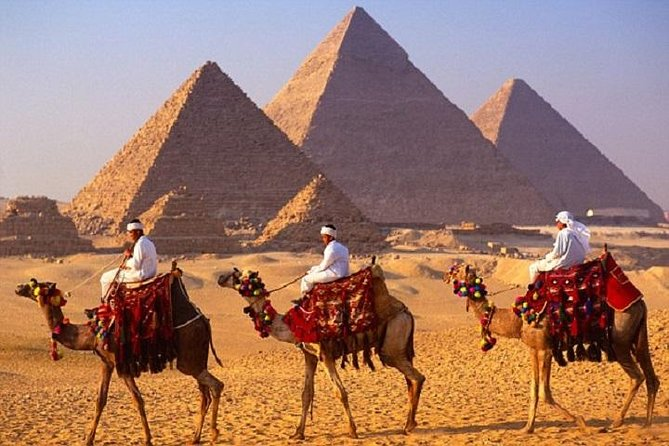
#> input picture evrisimsel_sinir_aglari/nesne_tespiti/pyramids.jpg, 669 x 446 px
$ python selective_search.py
#> lines starting #> are read from the running program, lines starting #| are printed output that depends on the picture; after the words box and inside, x2 and y2 are one past the last pixel; in counts of white or black regions, pixels touching at a corner belong together
import cv2
import random

image = cv2.imread("pyramids.jpg")
#> image is the input picture: shape (446, 669, 3); mean B, G, R 105.6, 121.3, 159.1

image = cv2.resize(image, dsize=(600,600))
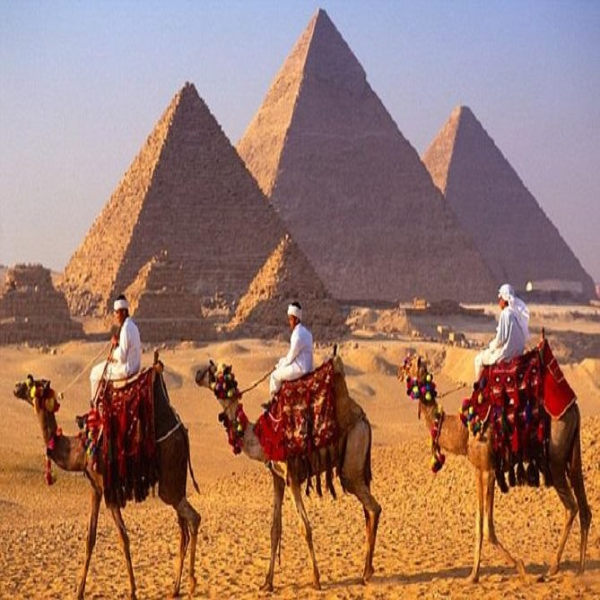
#> image: shape (600, 600, 3); mean B, G, R 105.5, 121.1, 159

# cv2.imshow("original", image)

# ilklendirme
ss = cv2.ximgproc.segmentation.createSelectiveSearchSegmentation()
ss.setBaseImage(image)

ss.switchToSelectiveSearchQuality()

print("start")
rects = ss.process()


output = image.copy()

for (x,y,w,h) in rects[:50]:
    color = [random.randint(0, 255) for j in range(0,3)]
    cv2.rectangle(output, (x,y), (x+w, y+h), color, 2)
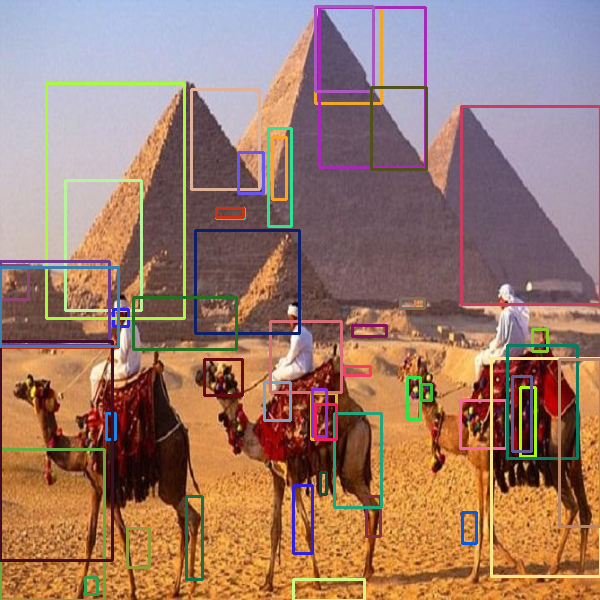
#> output: shape (600, 600, 3); 8.43% of pixels changed, all inside (x1, y1, x2, y2) = (0, 5, 600, 600)

cv2.imshow("Output", output)

$ run again, with evrisimsel_sinir_aglari/nesne_tespiti/dog.jpg copied over evrisimsel_sinir_aglari/nesne_tespiti/pyramids.jpg
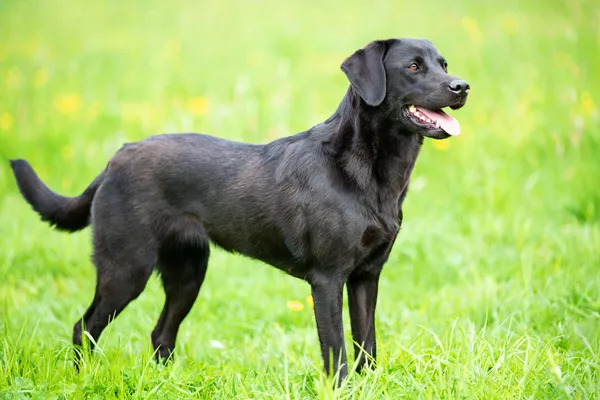
#> input picture evrisimsel_sinir_aglari/nesne_tespiti/dog.jpg, 600 x 400 px
#> image is the input picture: shape (400, 600, 3); mean B, G, R 101.5, 187.6, 159.2
#> `image = cv2.resize(image, dsize=(600,600))`:
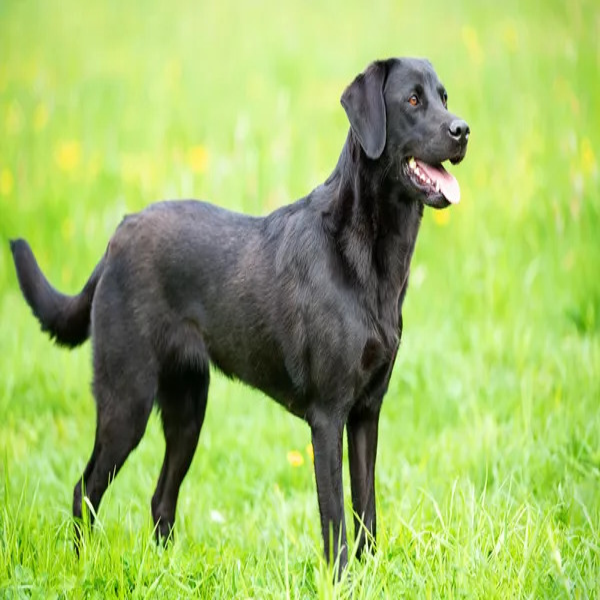
#> image: shape (600, 600, 3); mean B, G, R 101.5, 187.6, 159.2
#> after the loop `for (x,y,w,h) in rects[:50]:`:
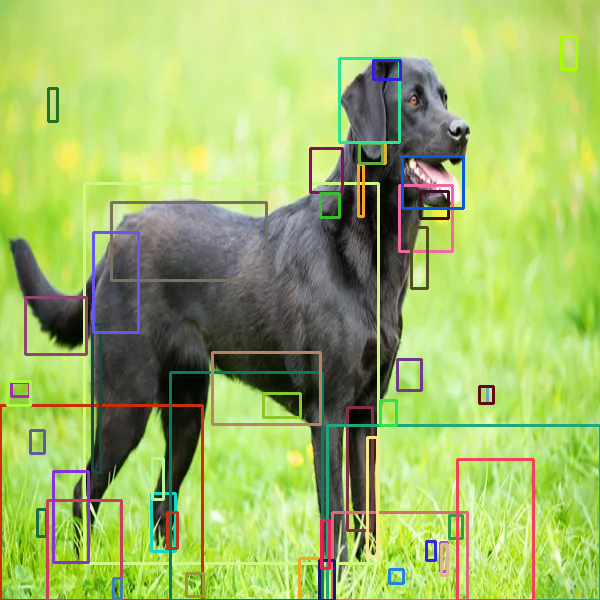
#> output: shape (600, 600, 3); 7.85% of pixels changed, all inside (x1, y1, x2, y2) = (0, 35, 600, 600)

$ run again, with evrisimsel_sinir_aglari/nesne_tespiti/animalz.jpeg copied over evrisimsel_sinir_aglari/nesne_tespiti/pyramids.jpg
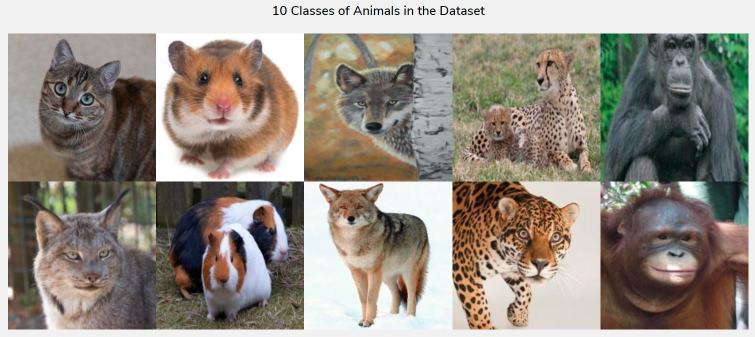
#> input picture evrisimsel_sinir_aglari/nesne_tespiti/animalz.jpeg, 1510 x 673 px (shown at 1/2 size)
#> image is the input picture: shape (673, 1510, 3); mean B, G, R 131.9, 141.4, 149.3
#> `image = cv2.resize(image, dsize=(600,600))`:
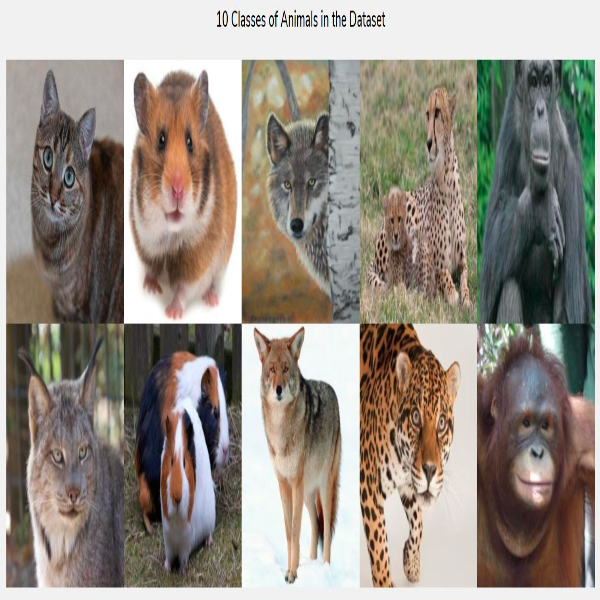
#> image: shape (600, 600, 3); mean B, G, R 131.7, 141.2, 149.1
#> after the loop `for (x,y,w,h) in rects[:50]:`:
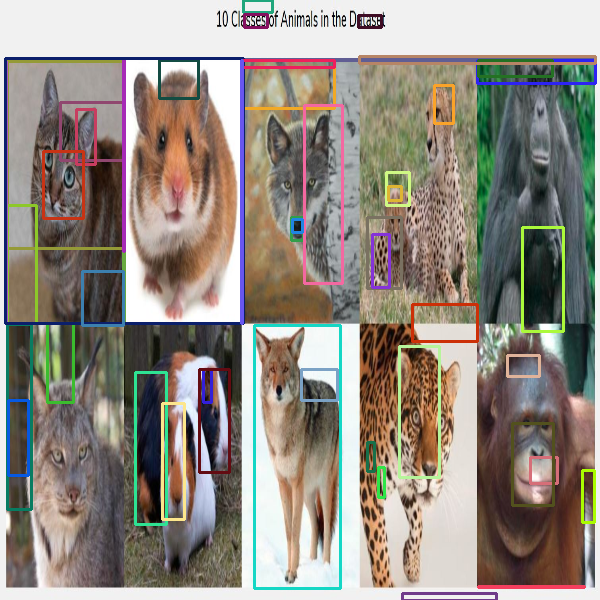
#> output: shape (600, 600, 3); 8.26% of pixels changed, all inside (x1, y1, x2, y2) = (4, 0, 597, 600)
